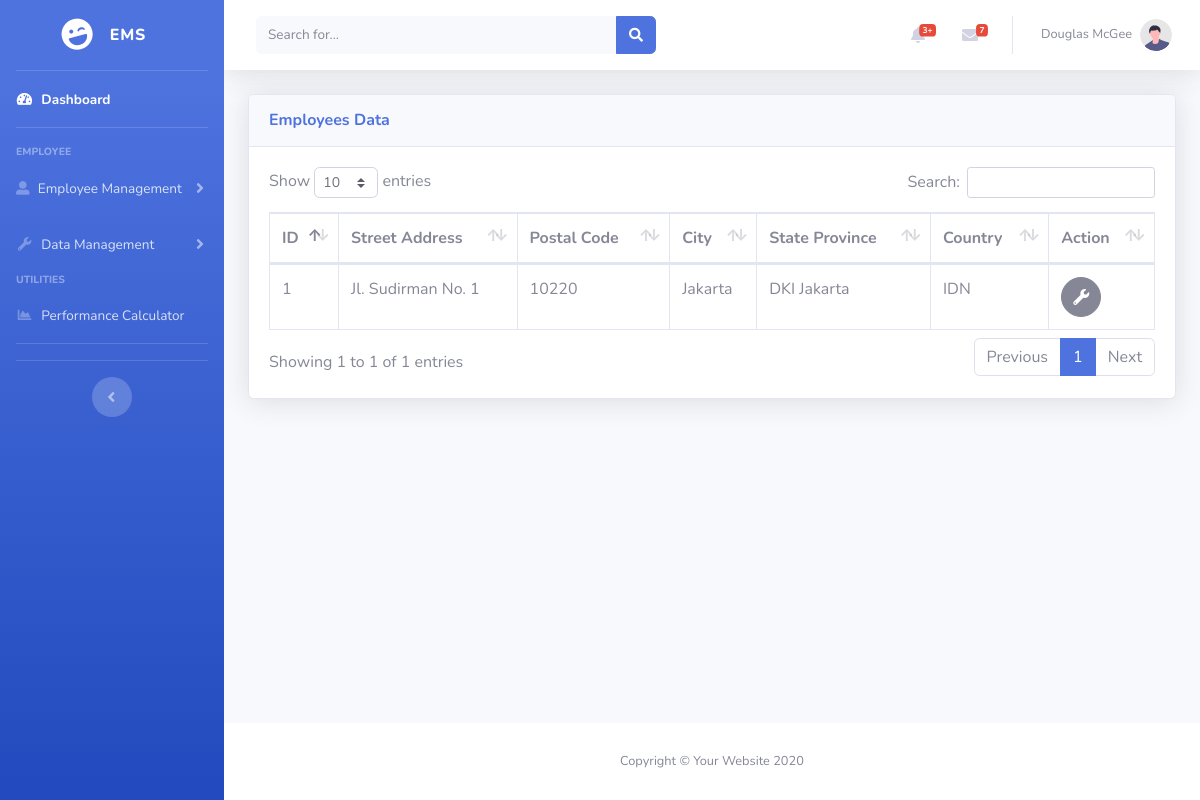
The app's page /tableLocations.php, older data.
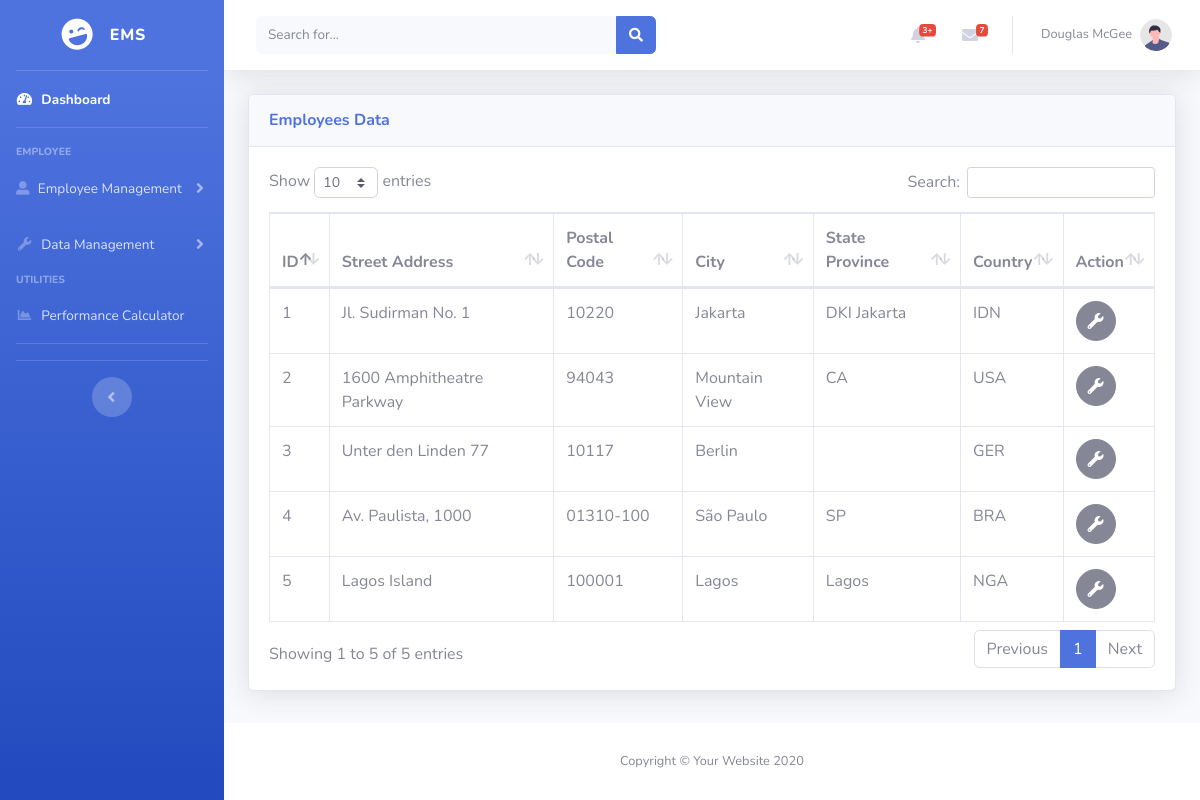
The same page, newer data.
### tables this page shows
CREATE TABLE tbl_locations (
    id INT AUTO_INCREMENT PRIMARY KEY,
    street_address VARCHAR(40),
    postal_code VARCHAR(12),
    city VARCHAR(30) NOT NULL,
    state_province VARCHAR(25),
    country CHAR(3),
    FOREIGN KEY (country) REFERENCES tbl_countries(id) ON DELETE SET NULL
);

### conn.php (called while the page is built, shortened)
<?php
function connection()
{
    $dbServer = 'localhost';
    $dbUser = 'root';
    $dbPass = '';
    $dbName = "company_db";
    $conn = mysqli_connect($dbServer, $dbUser, $dbPass);
    mysqli_select_db($conn, $dbName);
    return $conn;
}

### tableLocations.php (the view, shortened to what the changed rows need)
<?php
include ('conn.php');
?>
<!DOCTYPE html>
<html lang="en">
<head>
    <link href="vendor/fontawesome-free/css/all.min.css" rel="stylesheet" type="text/css">
    <link href="css/sb-admin-2.min.css" rel="stylesheet">
    <link href="vendor/datatables/dataTables.bootstrap4.min.css" rel="stylesheet">
</head>
<body id="page-top">
    <div id="wrapper">
        <div id="content-wrapper" class="d-flex flex-column">
            <div id="content">
                <div class="container-fluid">
                    <div class="card shadow mb-4">
                        <div class="card-body">
                            <div class="table-responsive">
                                <table class="table table-bordered" id="dataTable" width="100%" cellspacing="0">
                                    <thead>
                                        <tr>
                                            <th>ID</th>
                                            <th>Street Address</th>
                                            <th>Postal Code</th>
                                            <th>City</th>
                                            <th>State Province</th>
                                            <th>Country</th>
                                            <th>Action</th>
                                        </tr>
                                    </thead>
                                    <?php
                                    $query = "SELECT
                                                l.id,
                                                l.street_address,
                                                l.postal_code,
                                                l.city,
                                                l.state_province,
                                                l.country
                                            FROM
                                                tbl_locations l
                                            JOIN
                                                tbl_countries c ON l.country = c.id;";
                                    $result = mysqli_query(connection(), $query);
                                    if ($result) {
                                        while ($row = mysqli_fetch_assoc($result)) {
                                            echo "<tr>";
                                            echo "<td>" . $row['id'] . "</td>";
                                            echo "<td>" . $row['street_address'] . "</td>";
                                            echo "<td>" . $row['postal_code'] . "</td>";
                                            echo "<td>" . $row['city'] . "</td>";
                                            echo "<td>" . $row['state_province'] . "</td>";
                                            echo "<td>" . $row['country'] . "</td>";
                                            echo '<td><a href="handlerLocations.php?id=' . $row['id'] . '" class="btn btn-secondary btn-circle"><i class="fas fa-fw fa-wrench"></i></a></td>';
                                            echo "</tr>";
                                        }
                                    } else {
                                        echo "<tr><td colspan='8'>No data found</td></tr>";
                                    }
                                    ?>
                                </table>
                            </div>
                        </div>
                    </div>
                </div>
            </div>
        </div>
    </div>
</body>
</html>

Row changes from the older to the newer data that the page shows:
added tbl_locations: id "2", street_address "1600 Amphitheatre Parkway", postal_code "94043", city "Mountain View", state_province "CA", country "USA"
added tbl_locations: id "3", street_address "Unter den Linden 77", postal_code "10117", city "Berlin", country "GER"
added tbl_locations: id "4", street_address "Av. Paulista, 1000", postal_code "01310-100", city "São Paulo", state_province "SP", country "BRA"
added tbl_locations: id "5", street_address "Lagos Island", postal_code "100001", city "Lagos", state_province "Lagos", country "NGA"
Text that changed along with them:
text written by a page script: "Show entries Search: Showing 1 to 1 of 1 entries Previous 1 Next" → "Show entries Search: Showing 1 to 5 of 5 entries Previous 1 Next"
